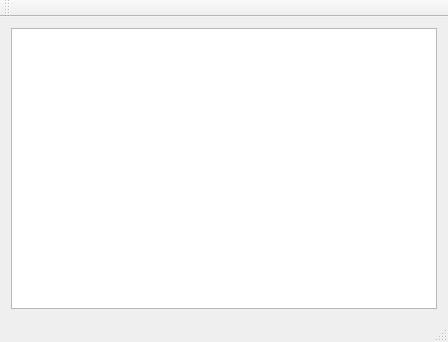
<?xml version="1.0" encoding="UTF-8"?>
<ui version="4.0">
 <class>MainWindow</class>
 <widget class="QMainWindow" name="MainWindow">
  <property name="geometry">
   <rect>
    <x>0</x>
    <y>0</y>
    <width>448</width>
    <height>342</height>
   </rect>
  </property>
  <property name="windowTitle">
   <string>MainWindow</string>
  </property>
  <widget class="QWidget" name="centralWidget">
   <layout class="QHBoxLayout" name="horizontalLayout">
    <item>
     <widget class="QTextEdit" name="textEdit"/>
    </item>
   </layout>
  </widget>
  <widget class="QMenuBar" name="menuBar">
   <property name="geometry">
    <rect>
     <x>0</x>
     <y>0</y>
     <width>448</width>
     <height>22</height>
    </rect>
   </property>
  </widget>
  <widget class="QToolBar" name="mainToolBar">
   <attribute name="toolBarArea">
    <enum>TopToolBarArea</enum>
   </attribute>
   <attribute name="toolBarBreak">
    <bool>false</bool>
   </attribute>
  </widget>
  <widget class="QStatusBar" name="statusBar"/>
 </widget>
 <layoutdefault spacing="6" margin="11"/>
 <resources/>
 <connections/>
</ui>
